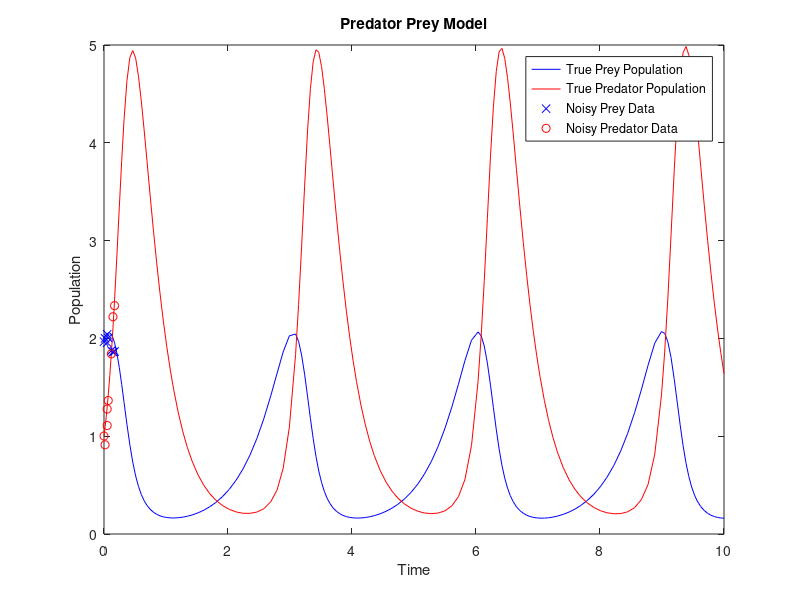

The MATLAB script that drew this image:
alpha = 2; beta = 4/3; delta = 4; gamma = 3; tf = 10; 
tspan = [0 tf];
f = @(t,y) [alpha*y(1)-beta*y(1)*y(2); delta*y(1)*y(2)-gamma*y(2)];
[t,u] = ode45(f,[0 tf],[2 1]);
plot(t,u(:,1),'b-',t,u(:,2),'r-');
hold on;

%Take random points and add some noise
len = ceil(size(u,1)/10);
indices = randi([1,len],ceil(len/2),1);
noise = 0.1*(randn(ceil(len/2),2)-0.5);
data = u(indices,:) + noise;
plot(t(indices),data(:,1),'bx', t(indices), data(:,2), 'ro');
title('Predator Prey Model');
xlabel('Time');
ylabel('Population');
legend('True Prey Population', 'True Predator Population', 'Noisy Prey Data', 'Noisy Predator Data')
savefig('')

%Write to text file
csvwrite('pred_prey_true.txt',u)
csvwrite('pred_prey_noisy_data.txt',data)